Frame 1 (no input): blank canvas, image omitted
Frame 60 (no input): blank canvas, image omitted
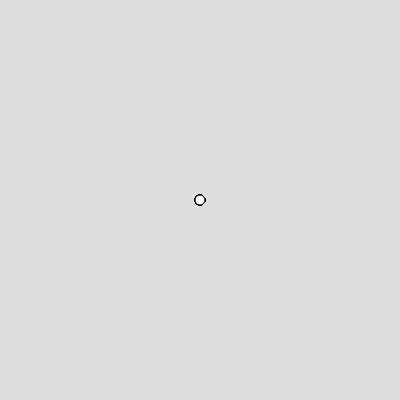
Frame 120 (the mouse pressed at the canvas centre since frame 60)

The p5.js sketch whose frames 1 and 60 were blank and that drew this single picture after the mouse press (run headless with seeded random() and noise() and a simulated clock; from frame 60 on, the mouse is pressed at the canvas centre):

// p5.js sketch
// ── sketch.js
// World's simplest drawing program (part 1)
let diameter = 10;

function setup() {
  createCanvas(400, 400);
  background(220);
}

function draw() {

  if (mouseIsPressed) {
    circle(mouseX, mouseY, diameter);
  }

}
